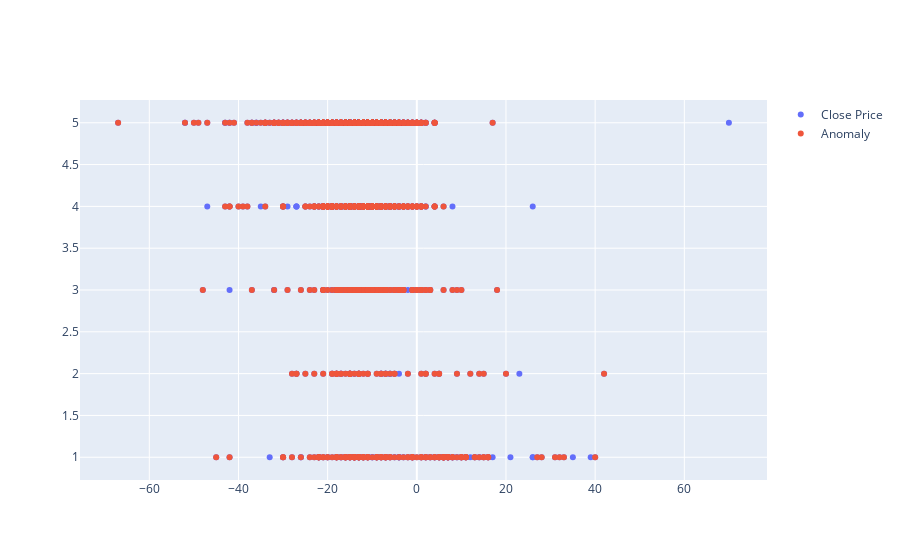

Notebook cell for this chart:
### Code cell
fig = go.Figure()
fig.add_trace(go.Scatter(x=test[time_steps:].date, y=scaler.inverse_transform(test[time_steps:].close),
                    mode='markers',
                    name='Close Price'))
fig.add_trace(go.Scatter(x=anomalies.date, y=scaler.inverse_transform(anomalies.close),
                    mode='markers',
                    name='Anomaly'))
fig.update_layout(showlegend=True)
fig.show()

### Figure 1 — Plotly figure (JSON) as saved in the notebook; plotly's stock layout.template omitted (floating-point values rounded to 4 significant figures; data arrays with more than 128 entries replaced by an {"elided": "..."} marker saying what was removed)
{"data": [{"mode": "markers", "name": "Close Price", "type": "scatter", "x": {"elided": "1970 int values"}, "y": {"elided": "1970 int values"}}, {"mode": "markers", "name": "Anomaly", "type": "scatter", "x": {"elided": "1539 int values"}, "y": {"elided": "1539 int values"}}], "layout": {"showlegend": true}}
